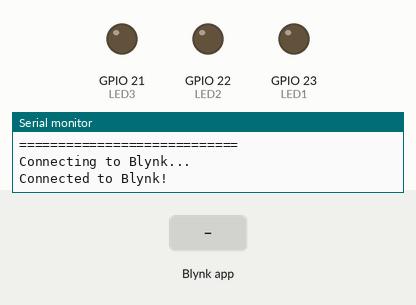
The sketch below on a simulated ESP32. On the bench: output pins drawn as LEDs (lit = HIGH), the last lines printed to the serial monitor. Inputs (shaded band) come from the test bench. WiFi joins after 1.5 s; servers stay silent unless stated.

Above: at 3.0 s.
3.1 s: Blynk app writes 1 to V0
At 4.0 s:
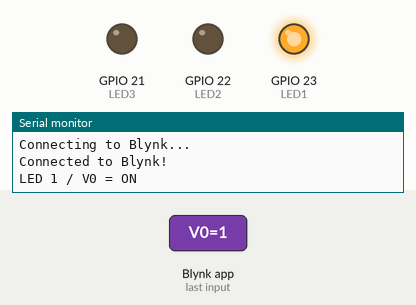
4.6 s: Blynk app writes 1 to V1
At 5.2 s:
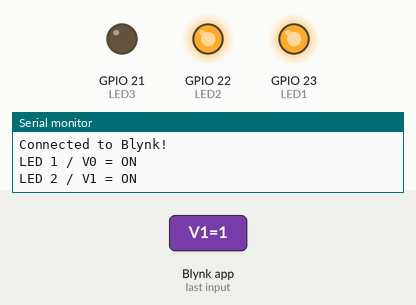
6.1 s: Blynk app writes 0 to V0
At 7.3 s:
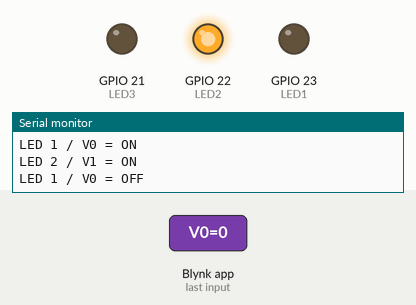
7.6 s: Blynk app writes 1 to V2
At 8.6 s:
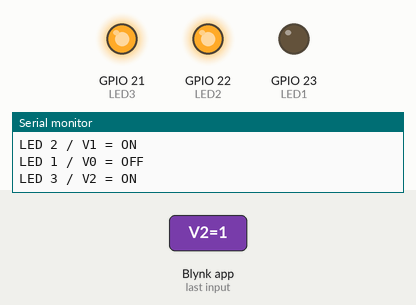
9.1 s: Blynk app writes 0 to V1
At 9.7 s:
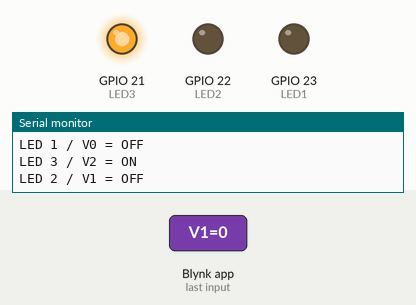
10.6 s: Blynk app writes 200 to V0
At 10.9 s:
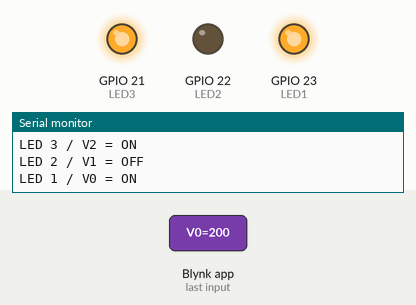
Timing chart, 0 to 13.1 s (numbered marks = the images above; inputs shaded):
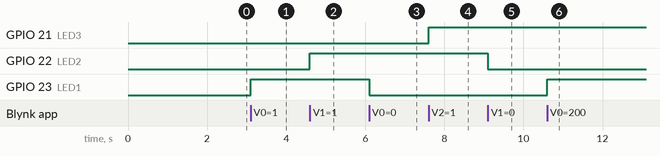

The sketch:

led_control_panel_IoT_prototype_code.ino
```cpp
#define BLYNK_TEMPLATE_ID "TMPL3HnbpjzX-"
#define BLYNK_TEMPLATE_NAME "ESP32 LED Control"
#define BLYNK_AUTH_TOKEN "IeskRJuOhm0nEwHP3gl29Fku_SW_wNbq"

#define BLYNK_PRINT Serial

#include <WiFi.h>
#include <BlynkSimpleEsp32.h>

char ssid[] = "KNSCBE-W";
char pass[] = "Kns@2026";

// =========================
// LED PIN DEFINITIONS
// =========================

#define LED1 23
#define LED2 22
#define LED3 21


// =========================
// LED 1 → BLYNK V0
// =========================

BLYNK_WRITE(V0)
{
  int value = param.asInt();

  digitalWrite(LED1, value);

  Serial.print("LED 1 / V0 = ");
  Serial.println(value ? "ON" : "OFF");
}


// =========================
// LED 2 → BLYNK V1
// =========================

BLYNK_WRITE(V1)
{
  int value = param.asInt();

  digitalWrite(LED2, value);

  Serial.print("LED 2 / V1 = ");
  Serial.println(value ? "ON" : "OFF");
}


// =========================
// LED 3 → BLYNK V2
// =========================

BLYNK_WRITE(V2)
{
  int value = param.asInt();

  digitalWrite(LED3, value);

  Serial.print("LED 3 / V2 = ");
  Serial.println(value ? "ON" : "OFF");
}


// =========================
// BLYNK CONNECTION
// =========================

BLYNK_CONNECTED()
{
  Serial.println("Connected to Blynk!");

  Blynk.syncVirtual(V0);
  Blynk.syncVirtual(V1);
  Blynk.syncVirtual(V2);
}


// =========================
// SETUP
// =========================

void setup()
{
  Serial.begin(115200);

  // Configure LED pins
  pinMode(LED1, OUTPUT);
  pinMode(LED2, OUTPUT);
  pinMode(LED3, OUTPUT);

  // Start with LEDs OFF
  digitalWrite(LED1, LOW);
  digitalWrite(LED2, LOW);
  digitalWrite(LED3, LOW);

  Serial.println();
  Serial.println("============================");
  Serial.println("ESP32 3-LED IoT CONTROLLER");
  Serial.println("============================");

  Serial.println("Connecting to Blynk...");

  Blynk.begin(BLYNK_AUTH_TOKEN, ssid, pass);
}


// =========================
// LOOP
// =========================

void loop()
{
  Blynk.run();
}
```

Measured:
- after the input at 3.1 s, GPIO 23 (LED1): LOW → HIGH at once
- after the input at 4.6 s, GPIO 22 (LED2): LOW → HIGH at once
- after the input at 6.1 s, GPIO 23 (LED1): HIGH → LOW at once
- after the input at 7.6 s, GPIO 21 (LED3): LOW → HIGH at once
- after the input at 9.1 s, GPIO 22 (LED2): HIGH → LOW at once
- after the input at 10.6 s, GPIO 23 (LED1): LOW → HIGH at once
